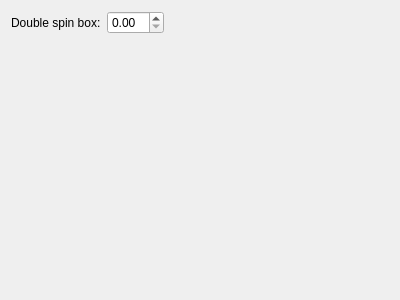
<?xml version="1.0" encoding="UTF-8"?>
<ui version="4.0">
 <class>DummyYourWidgetGui</class>
 <widget class="QWidget" name="DummyYourWidgetGui">
  <property name="geometry">
   <rect>
    <x>0</x>
    <y>0</y>
    <width>400</width>
    <height>300</height>
   </rect>
  </property>
  <property name="windowTitle">
   <string>Form</string>
  </property>
  <layout class="QGridLayout" name="gridLayout_2">
   <item row="1" column="0">
    <spacer name="verticalSpacer">
     <property name="orientation">
      <enum>Qt::Vertical</enum>
     </property>
     <property name="sizeHint" stdset="0">
      <size>
       <width>20</width>
       <height>40</height>
      </size>
     </property>
    </spacer>
   </item>
   <item row="0" column="0">
    <layout class="QGridLayout" name="gridLayout">
     <item row="0" column="0">
      <widget class="QLabel" name="label">
       <property name="text">
        <string>Double spin box:</string>
       </property>
      </widget>
     </item>
     <item row="0" column="1">
      <widget class="QDoubleSpinBox" name="m_pDoubleSpinBox_dummy"/>
     </item>
    </layout>
   </item>
   <item row="0" column="1">
    <spacer name="horizontalSpacer">
     <property name="orientation">
      <enum>Qt::Horizontal</enum>
     </property>
     <property name="sizeHint" stdset="0">
      <size>
       <width>40</width>
       <height>20</height>
      </size>
     </property>
    </spacer>
   </item>
  </layout>
 </widget>
 <resources/>
 <connections/>
</ui>
